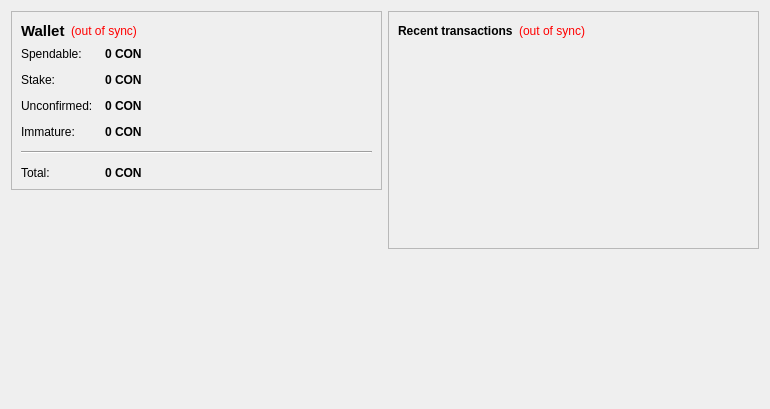
<?xml version="1.0" encoding="UTF-8"?>
<ui version="4.0">
 <class>OverviewPage</class>
 <widget class="QWidget" name="OverviewPage">
  <property name="geometry">
   <rect>
    <x>0</x>
    <y>0</y>
    <width>770</width>
    <height>409</height>
   </rect>
  </property>
  <property name="windowTitle">
   <string>Form</string>
  </property>
  <layout class="QHBoxLayout" name="horizontalLayout" stretch="1,1">
   <item>
    <layout class="QVBoxLayout" name="verticalLayout_2">
     <item>
      <widget class="QFrame" name="frame">
       <property name="frameShape">
        <enum>QFrame::StyledPanel</enum>
       </property>
       <property name="frameShadow">
        <enum>QFrame::Raised</enum>
       </property>
       <layout class="QVBoxLayout" name="verticalLayout_4">
        <item>
         <layout class="QHBoxLayout" name="horizontalLayout_4">
          <item>
           <widget class="QLabel" name="label_5">
            <property name="font">
             <font>
              <pointsize>11</pointsize>
              <weight>75</weight>
              <bold>true</bold>
             </font>
            </property>
            <property name="text">
             <string>Wallet</string>
            </property>
           </widget>
          </item>
          <item>
           <widget class="QLabel" name="labelWalletStatus">
            <property name="toolTip">
             <string>The displayed information may be out of date. Your wallet automatically synchronizes with the PayCon network after a connection is established, but this process has not completed yet.</string>
            </property>
            <property name="styleSheet">
             <string notr="true">QLabel { color: red; }</string>
            </property>
            <property name="text">
             <string notr="true">(out of sync)</string>
            </property>
            <property name="alignment">
             <set>Qt::AlignLeading|Qt::AlignLeft|Qt::AlignVCenter</set>
            </property>
           </widget>
          </item>
          <item>
           <spacer name="horizontalSpacer_2">
            <property name="orientation">
             <enum>Qt::Horizontal</enum>
            </property>
            <property name="sizeHint" stdset="0">
             <size>
              <width>40</width>
              <height>20</height>
             </size>
            </property>
           </spacer>
          </item>
         </layout>
        </item>
        <item>
         <layout class="QFormLayout" name="formLayout_2">
          <property name="fieldGrowthPolicy">
           <enum>QFormLayout::AllNonFixedFieldsGrow</enum>
          </property>
          <property name="horizontalSpacing">
           <number>12</number>
          </property>
          <property name="verticalSpacing">
           <number>12</number>
          </property>
          <item row="0" column="0">
           <widget class="QLabel" name="label">
            <property name="text">
             <string>Spendable:</string>
            </property>
           </widget>
          </item>
          <item row="0" column="1">
           <widget class="QLabel" name="labelBalance">
            <property name="font">
             <font>
              <weight>75</weight>
              <bold>true</bold>
             </font>
            </property>
            <property name="cursor">
             <cursorShape>IBeamCursor</cursorShape>
            </property>
            <property name="toolTip">
             <string>Your current spendable balance</string>
            </property>
            <property name="text">
             <string notr="true">0 CON</string>
            </property>
            <property name="textInteractionFlags">
             <set>Qt::LinksAccessibleByMouse|Qt::TextSelectableByKeyboard|Qt::TextSelectableByMouse</set>
            </property>
           </widget>
          </item>
          <item row="1" column="0">
           <widget class="QLabel" name="label_6">
            <property name="text">
             <string>Stake:</string>
            </property>
           </widget>
          </item>
          <item row="1" column="1">
           <widget class="QLabel" name="labelStake">
            <property name="font">
             <font>
              <weight>75</weight>
              <bold>true</bold>
             </font>
            </property>
            <property name="cursor">
             <cursorShape>IBeamCursor</cursorShape>
            </property>
            <property name="toolTip">
             <string>Total of coins that was staked, and do not yet count toward the current balance</string>
            </property>
            <property name="text">
             <string notr="true">0 CON</string>
            </property>
            <property name="textInteractionFlags">
             <set>Qt::LinksAccessibleByMouse|Qt::TextSelectableByKeyboard|Qt::TextSelectableByMouse</set>
            </property>
           </widget>
          </item>
          <item row="2" column="0">
           <widget class="QLabel" name="label_3">
            <property name="text">
             <string>Unconfirmed:</string>
            </property>
           </widget>
          </item>
          <item row="2" column="1">
           <widget class="QLabel" name="labelUnconfirmed">
            <property name="font">
             <font>
              <weight>75</weight>
              <bold>true</bold>
             </font>
            </property>
            <property name="cursor">
             <cursorShape>IBeamCursor</cursorShape>
            </property>
            <property name="toolTip">
             <string>Total of transactions that have yet to be confirmed, and do not yet count toward the current balance</string>
            </property>
            <property name="text">
             <string notr="true">0 CON</string>
            </property>
            <property name="textInteractionFlags">
             <set>Qt::LinksAccessibleByMouse|Qt::TextSelectableByKeyboard|Qt::TextSelectableByMouse</set>
            </property>
           </widget>
          </item>
          <item row="3" column="0">
           <widget class="QLabel" name="labelImmatureText">
            <property name="text">
             <string>Immature:</string>
            </property>
           </widget>
          </item>
          <item row="3" column="1">
           <widget class="QLabel" name="labelImmature">
            <property name="font">
             <font>
              <weight>75</weight>
              <bold>true</bold>
             </font>
            </property>
            <property name="toolTip">
             <string>Mined balance that has not yet matured</string>
            </property>
            <property name="text">
             <string notr="true">0 CON</string>
            </property>
            <property name="textInteractionFlags">
             <set>Qt::LinksAccessibleByMouse|Qt::TextSelectableByKeyboard|Qt::TextSelectableByMouse</set>
            </property>
           </widget>
          </item>
          <item row="4" column="0" colspan="2">
           <widget class="Line" name="line">
            <property name="orientation">
             <enum>Qt::Horizontal</enum>
            </property>
           </widget>
          </item>
          <item row="5" column="0">
           <widget class="QLabel" name="labelTotalText">
            <property name="text">
             <string>Total:</string>
            </property>
           </widget>
          </item>
          <item row="5" column="1">
           <widget class="QLabel" name="labelTotal">
            <property name="font">
             <font>
              <weight>75</weight>
              <bold>true</bold>
             </font>
            </property>
            <property name="cursor">
             <cursorShape>IBeamCursor</cursorShape>
            </property>
            <property name="toolTip">
             <string>Your current total balance</string>
            </property>
            <property name="text">
             <string notr="true">0 CON</string>
            </property>
            <property name="textInteractionFlags">
             <set>Qt::LinksAccessibleByMouse|Qt::TextSelectableByKeyboard|Qt::TextSelectableByMouse</set>
            </property>
           </widget>
          </item>
         </layout>
        </item>
       </layout>
      </widget>
     </item>
     <item>
      <spacer name="verticalSpacer">
       <property name="orientation">
        <enum>Qt::Vertical</enum>
       </property>
       <property name="sizeHint" stdset="0">
        <size>
         <width>20</width>
         <height>40</height>
        </size>
       </property>
      </spacer>
     </item>
     <item>
      <widget class="QLabel" name="label_2">
       <property name="autoFillBackground">
        <bool>false</bool>
       </property>
       <property name="text">
        <string/>
       </property>
       <property name="pixmap">
        <pixmap resource="../bitcoin.qrc">:/icons/coinbg</pixmap>
       </property>
       <property name="scaledContents">
        <bool>false</bool>
       </property>
       <property name="margin">
        <number>0</number>
       </property>
      </widget>
     </item>
    </layout>
   </item>
   <item>
    <layout class="QVBoxLayout" name="verticalLayout_3">
     <item>
      <widget class="QFrame" name="frame_2">
       <property name="frameShape">
        <enum>QFrame::StyledPanel</enum>
       </property>
       <property name="frameShadow">
        <enum>QFrame::Raised</enum>
       </property>
       <layout class="QVBoxLayout" name="verticalLayout">
        <item>
         <layout class="QHBoxLayout" name="horizontalLayout_2">
          <item>
           <widget class="QLabel" name="label_4">
            <property name="text">
             <string>&lt;b&gt;Recent transactions&lt;/b&gt;</string>
            </property>
           </widget>
          </item>
          <item>
           <widget class="QLabel" name="labelTransactionsStatus">
            <property name="toolTip">
             <string>The displayed information may be out of date. Your wallet automatically synchronizes with the PayCon network after a connection is established, but this process has not completed yet.</string>
            </property>
            <property name="styleSheet">
             <string notr="true">QLabel { color: red; }</string>
            </property>
            <property name="text">
             <string notr="true">(out of sync)</string>
            </property>
            <property name="alignment">
             <set>Qt::AlignRight|Qt::AlignTrailing|Qt::AlignVCenter</set>
            </property>
           </widget>
          </item>
          <item>
           <spacer name="horizontalSpacer">
            <property name="orientation">
             <enum>Qt::Horizontal</enum>
            </property>
            <property name="sizeHint" stdset="0">
             <size>
              <width>40</width>
              <height>20</height>
             </size>
            </property>
           </spacer>
          </item>
         </layout>
        </item>
        <item>
         <widget class="QListView" name="listTransactions">
          <property name="styleSheet">
           <string notr="true">QListView { background: transparent; }</string>
          </property>
          <property name="frameShape">
           <enum>QFrame::NoFrame</enum>
          </property>
          <property name="verticalScrollBarPolicy">
           <enum>Qt::ScrollBarAlwaysOff</enum>
          </property>
          <property name="horizontalScrollBarPolicy">
           <enum>Qt::ScrollBarAlwaysOff</enum>
          </property>
          <property name="selectionMode">
           <enum>QAbstractItemView::NoSelection</enum>
          </property>
         </widget>
        </item>
       </layout>
      </widget>
     </item>
     <item>
      <spacer name="verticalSpacer_2">
       <property name="orientation">
        <enum>Qt::Vertical</enum>
       </property>
       <property name="sizeHint" stdset="0">
        <size>
         <width>20</width>
         <height>40</height>
        </size>
       </property>
      </spacer>
     </item>
    </layout>
   </item>
  </layout>
 </widget>
 <resources>
  <include location="../bitcoin.qrc"/>
 </resources>
 <connections/>
</ui>
